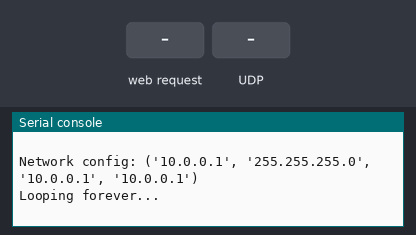
A program run on a simulated ESP32 board running MicroPython. Shown: the last lines printed to the serial console. Inputs (shaded band) come from the test bench. The board's own WiFi access point starts at once.

Above: at 1.2 s.
1.3 s: HTTP request GET / received
At 1.6 s:
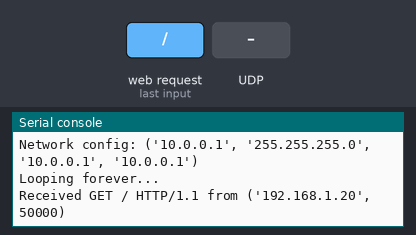
2.8 s: UDP packet "1" arrives
At 4.0 s:
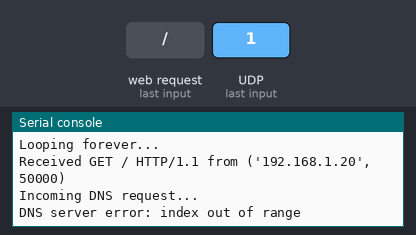
4.3 s: UDP packet "off" arrives
At 6.3 s:
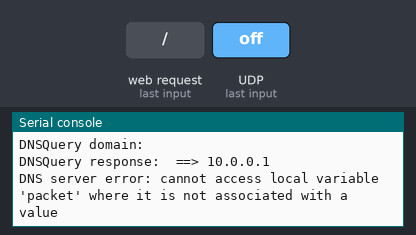

Measured:
- after the input at 1.3 s, the serial console: prints a new line at once (image 1)
- after the input at 2.8 s, the serial console: prints a new line at once (image 2)
- after the input at 4.3 s, the serial console: prints a new line after 1.5 s (image 3)

The program:

admin.py
```python
# Issues:
# Captive Portal is not opening on Samsung phone (A51). Does Samsung require SSL?

print("\nRunning Admin Mode code. This code is not finished yet.\n")

import gc
import network
import sys
import uasyncio as asyncio
import usocket as socket
import ustruct as struct

import config

# Access Point settings
SERVER_SSID = (
    config.ADMIN_MODE_WIFI_SSID if config.ADMIN_MODE_WIFI_SSID else "Weather Station"
)
SERVER_AUTHMODE = (
    network.AUTH_OPEN
    if not config.ADMIN_MODE_WIFI_PASSWORD
    else network.AUTH_WPA_WPA2_PSK
)
SERVER_IP = "10.0.0.1"
SERVER_SUBNET = "255.255.255.0"


def wifi_start_access_point():
    wifi = network.WLAN(network.AP_IF)
    wifi.active(True)
    wifi.ifconfig((SERVER_IP, SERVER_SUBNET, SERVER_IP, SERVER_IP))
    wifi.config(essid=SERVER_SSID, authmode=SERVER_AUTHMODE)
    print("Network config:", wifi.ifconfig())


def _handle_exception(loop, context):
    """uasyncio v3 only: global exception handler"""
    print("Global exception handler")
    sys.print_exception(context["exception"])
    sys.exit()


class DNSQuery:
    def __init__(self, data):
        self.data = data
        self.domain = ""
        tipo = (data[2] >> 3) & 15  # Opcode bits
        if tipo == 0:  # Standard query
            ini = 12
            lon = data[ini]
            while lon != 0:
                self.domain += data[ini + 1 : ini + lon + 1].decode("utf-8") + "."
                ini += lon + 1
                lon = data[ini]
        print("DNSQuery domain:" + self.domain)

    def response(self, ip):
        print("DNSQuery response: {} ==> {}".format(self.domain, ip))
        if self.domain:
            packet = self.data[:2] + b"\x81\x80"
            packet += (
                self.data[4:6] + self.data[4:6] + b"\x00\x00\x00\x00"
            )  # Questions and Answers Counts
            packet += self.data[12:]  # Original Domain Name Question
            packet += b"\xc0\x0c"  # Pointer to domain name
            packet += b"\x00\x01\x00\x01\x00\x00\x00\x3c\x00\x04"  # Response type, ttl and resource data length -> 4 bytes
            packet += struct.pack(
                "!4B", *[int(x) for x in ip.split(".")]
            )  # 4 bytes of IP
        return packet


def get_file_content(file_path):
    """Function to read a file from the /web directory"""
    try:
        with open(file_path, "r") as file:
            return file.read()
    except OSError:
        return None


class MyApp:
    async def start(self):
        # Get the event loop
        loop = asyncio.get_event_loop()

        # Add global exception handler
        loop.set_exception_handler(_handle_exception)

        # Start the wifi AP
        wifi_start_access_point()

        # Create the server and add task to event loop
        await asyncio.start_server(self.handle_http_connection, "0.0.0.0", 80)

        # Start the DNS server task
        loop.create_task(self.run_dns_server())

        # Start looping forever
        print("Looping forever...")
        await loop.run_forever()

    async def handle_http_connection(self, reader, writer):
        gc.collect()

        # Get HTTP request line
        data = await reader.readline()
        request_line = data.decode()
        addr = writer.get_extra_info("peername")
        print("Received {} from {}".format(request_line.strip(), addr))

        # Read headers
        while True:
            gc.collect()
            line = await reader.readline()
            if line == b"\r\n":
                break

        # Handle the request
        if len(request_line) > 0:
            try:
                path = request_line.split(" ")[1]
            except IndexError:
                path = "/"

            # https://github.com/NickSto/uptest/blob/master/captive-portals.md
            # https://github.com/tripflex/captive-portal?tab=readme-ov-file#known-endpoints
            # https://en.wikipedia.org/wiki/Captive_portal
            captive_portal_urls = [
                "/",
                "/check_network_status.txt",
                "/connecttest.txt",
                "/gen_204",
                "/generate_204",
                "/hotspot-detect.html",
                "/hotspot-detect.html",
                "/hotspotdetect.html",
                "/kindle-wifi/wifiredirect.html",
                "/library/test/success.html",
                "/mobile/status.php",
                "/ncsi.txt",
                "/success.html",
                "/success.txt",
            ]

            # TODO
            # I'm thinking about redirect all requests to the captive portal, except the ones that are for the web server files
            # List of files is available to get using utils.getProjectFilesList() function
            # files = utils.getProjectFilesList().['web']

            # Serve captive portal redirect
            if path in captive_portal_urls:
                response = (
                    "HTTP/1.0 302 Found\r\nLocation: http://10.0.0.1/index.html\r\n\r\n"
                )
                await writer.awrite(response)
            else:
                # Serve static files
                if path == "/":
                    path = "/index.html"  # Default file to serve

                file_path = "/web" + path
                try:
                    with open(file_path, "r") as file:
                        await writer.awrite("HTTP/1.0 200 OK\r\n\r\n")
                        while True:
                            chunk = file.read(1024)
                            if not chunk:
                                break
                            await writer.awrite(chunk)
                except OSError:
                    missing_content = get_file_content("/web/404.html")
                    if missing_content:
                        response = (
                            "HTTP/1.0 404 Not Found\r\nContent-Type: text/html\r\n\r\n"
                            + missing_content
                        )
                    else:
                        response = (
                            "HTTP/1.0 404 Not Found\r\nContent-Type: text/html\r\n\r\n"
                        )
                        response += "<html><head><title>404 Not Found</title><body>File not found</body></html>"
                    await writer.awrite(response)

        # Close the socket
        await writer.aclose()

    # Function to handle incoming DNS requests
    async def run_dns_server(self):
        udps = socket.socket(socket.AF_INET, socket.SOCK_DGRAM)
        udps.setblocking(False)
        udps.bind(("0.0.0.0", 53))

        while True:
            try:
                await asyncio.sleep(0)  # Yield control to ensure non-blocking behavior
                try:
                    data, addr = udps.recvfrom(4096)
                    print("Incoming DNS request...")

                    DNS = DNSQuery(data)
                    udps.sendto(DNS.response(SERVER_IP), addr)

                    print("Replying: {:s} -> {:s}".format(DNS.domain, SERVER_IP))
                except OSError as e:
                    if e.errno != 11:  # EAGAIN
                        raise
            except Exception as e:
                print("DNS server error:", e)
                await asyncio.sleep_ms(3000)

        udps.close()


# Main code entrypoint
try:
    myapp = MyApp()
    asyncio.run(myapp.start())
except KeyboardInterrupt:
    print("Interrupted with keyboard")
finally:
    asyncio.new_event_loop()  # Clear retained state
```

config.py
```python
# ID for your device
DEVICE_ID = ""

# Use machine unique ID for the device ID
# If set to True the DEVICE_ID will be ignored
# https://docs.micropython.org/en/latest/library/machine.html#machine.unique_id
DEVICE_USE_MACHINE_ID = False

# SCL and SDA pins for the sensor
SENSOR_SCL_PIN = 22
SENSOR_SDA_PIN = 21

# Use Fahrenheit instead of Celsius for temperature
SENSOR_USE_FAHRENHEIT = False

# Include ESP32 raw temperature in the data sent to the server
# https://docs.micropython.org/en/latest/library/esp32.html#esp32.raw_temperature
SENSOR_INCLUDE_ESP32_TEMPERATURE = False

# List of known Wi-Fi networks
# You can specify multiple networks. The device will try to connect to them in order
# It will not connect to networks that are not on this list
NETWORKS = [
  {"ssid": "", "password": ""}
]

# List of servers (URL's to upload sensor readings; names are optional)
# You Need to specify protocol (http/https) in the URL
# Without specified protocol the request might not be sent
# You can specify multiple servers. The device will try to send readings to them in order
SERVERS = [
  {"name": "", "url": ""}
]

# Upload sensor readings to all servers from the list
# If set to False, the device will upload readings only to the first available server from the list
SERVERS_SEND_TO_ALL = False

# How often check readings and send them to server (in minutes)
# In other words, for how long to put the device to deep sleep
FREQUENCY = 15

# Enable or disable logs
LOGS_ENABLED = True

# Save logs on device
LOGS_SAVE = True

# Directory for log files (optional; default: logs)
LOGS_DIR = "logs"

# How many log files to keep on the device (optional; default: 20)
# Remember that space on the device is limited and you should keep this number low
LOGS_MAX_FILES = 20

# Enable Over-The-Air updates
# If enabled, the device will check for updates on start and download them if available
OTA_UPDATES_ENABLED = False

# By default the device will boot in Admin Mode when ADMIN_MODE_PIN_OUT and ADMIN_MODE_PIN_IN are connected (shorted)
# If you want to reverse this behavior, set ADMIN_MODE_REVERSED to True
ADMIN_MODE_REVERSED = False

# GPIO pins for Admin Mode
ADMIN_MODE_PIN_OUT = 17
ADMIN_MODE_PIN_IN = 16

# Wi-Fi SSID and password for Admin Mode (optional)
# Default SSID is "Weather Station" and password is not required
ADMIN_MODE_WIFI_SSID = ""
ADMIN_MODE_WIFI_PASSWORD = ""
```
